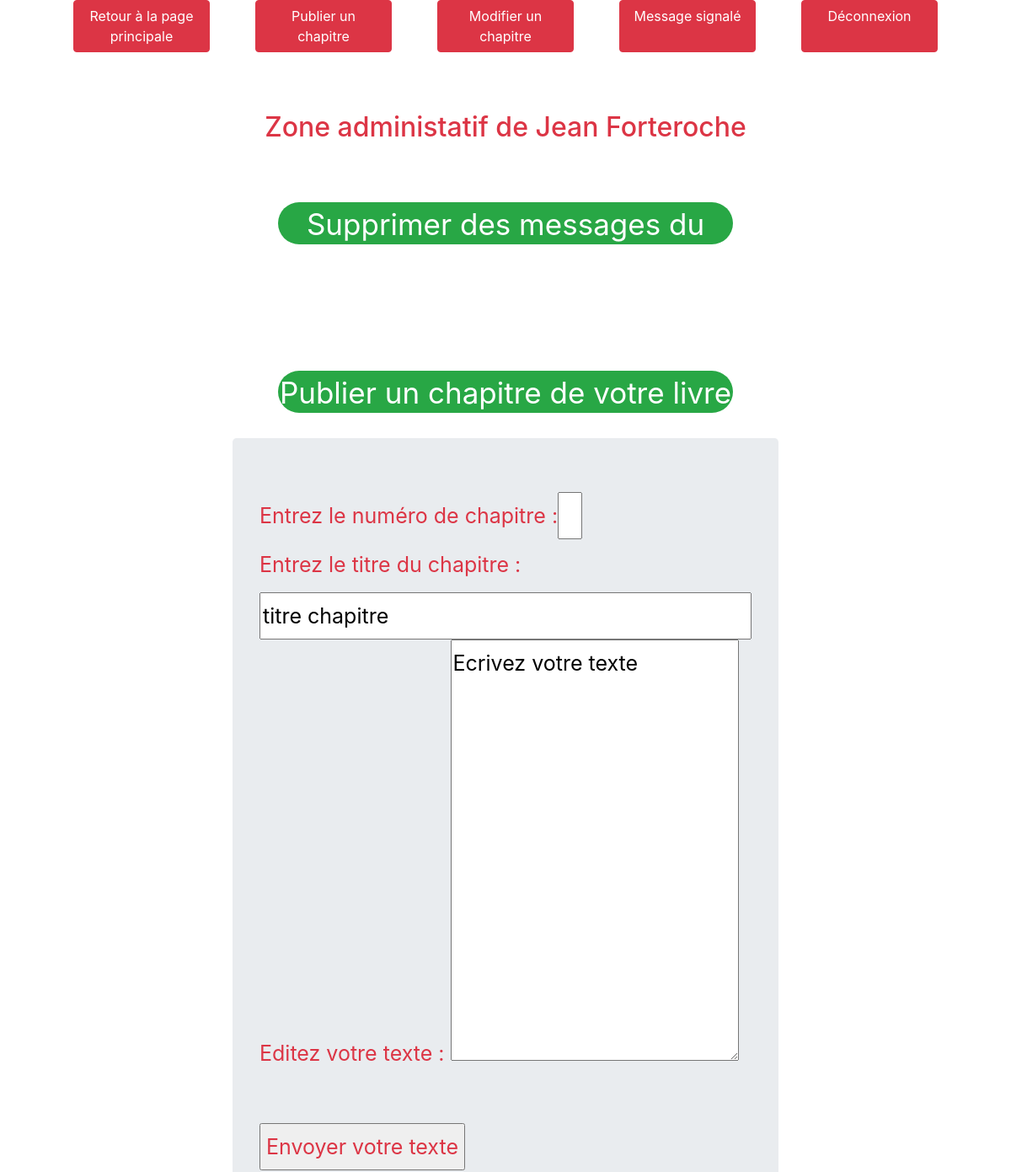
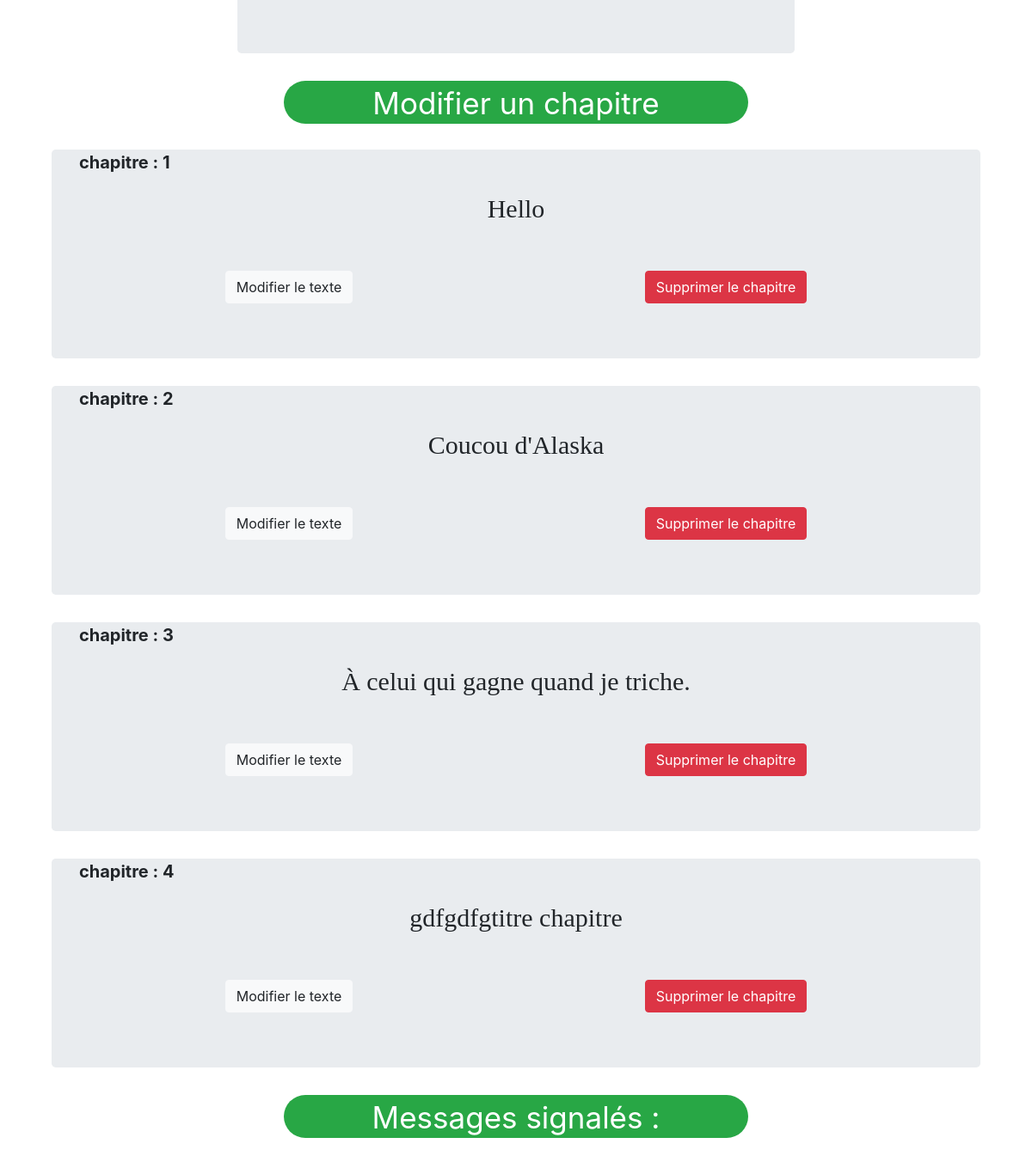
Screenshot of /admin/indexAdmin.php (signed in) with the database file from the repository (2 pictures, top to bottom).
### tables this page shows
CREATE TABLE `chapter` (
  `id` int(11) NOT NULL,
  `paragraph` text NOT NULL,
  `title` varchar(255) NOT NULL,
  `chapter_number` int(11) NOT NULL
);

### admin/view/ViewAdmin.php (called while the page is built, shortened)
<?php
class ViewAdmin
{
    public function adminPage($template, $param=null)
    {
        $content=$this->calculateContent($template, $param);
        require('view/mainAdmin.tpl.php');
        $pageAdmin = ob_get_clean();
        return $pageAdmin;
    }
    public function calculateContent($template, $param)
    {
        require($template);
        $content = ob_get_clean();
        return $content;
    }
}

### model/ChapterManager.php (called while the page is built, shortened)
<?php
class ChapterManager extends Manager
{
	public function getChapter()
	{
		$db = $this->dbConnect();
	    $req = $db->query('SELECT * FROM chapter ORDER BY chapter_number');
		$tabResult = array();
		while($data = $req->fetch()){
			$tabResult[] = new ChapterObject($data);
		}
		return $tabResult;
	}
}

### model/ObjectDb.php (called while the page is built, shortened)
<?php
class ObjectDb
{
    public function hydrate(array $data)
    {
		foreach($data as $key => $value)
        {
            if (preg_match("#[A-Za-z_]#", $key))
            {
                $method = 'set'.ucfirst($key);
            }
        }
    }
}

### model/ChapterObject.php (called while the page is built, shortened)
<?php
class ChapterObject extends ObjectDb
{
    private $_id,
            $_paragraph,
            $_title,
            $_chapter_number;
    public function getTitle()
    {
        return $this->_title;
    }
    public function getId()
    {
        return $this->_id;
    }
    public function getChapterNumber()
    {
        return $this->_chapter_number;
    }
    public function setTitle($title)
    {
        if(is_string($title))
        {
            $this->_title = $title;
        }
    }
    public function setId($id)
    {
        $id= (int) $id;
        if($id > 0)
        {
            $this->_id = $id;
        }
    }
    public function setChapter_number($chapter_number)
    {
        $chapter_number = (int) $chapter_number;
        if($chapter_number > 0 )
        {
            $this->_chapter_number = $chapter_number;
        }
    }
}

### admin/view/adminPage.php (the view, shortened to what this page needs)
<nav class="d-flex  justify-content-around " id="flex_nav">
    <a href="../index.php" class="link_admin btn btn-danger">Retour à la page principale</a>
    <a href="#publish" class="link_admin btn btn-danger">Publier un chapitre</a>
    <a href="#update" class="link_admin btn btn-danger">Modifier un chapitre</a>
    <a href="#message" class="link_admin btn btn-danger">Message signalé</a>
    <a href='indexAdmin.php?action=deconnexion' class="link_admin btn btn-danger">Déconnexion</a>
</nav>
<h2 id="margin_admin"class="text-danger text-center">Zone administatif de <?= $_SESSION['name'] ?></h2>
<p class="responsive_title_size title_admin_info btn-success text-center" ><a id="message_update" href="indexAdmin.php?action=updateMessageAdmin" >Supprimer des messages du forum</a></p>
<p id="publish"class=" responsive_title_size title_admin_info btn-success text-center">Publier un chapitre de votre livre</p>
<form action="indexAdmin.php?action=publishChapter" method = "post" class="reponsive_width jumbotron ">
        <label class="text-danger">Entrez le numéro de chapitre : </label><input class="width_case size_form_admin" type = "text" name = "chapter_number" ><br>
        <label class="text-danger">Entrez le titre du chapitre : </label><input class="size_form_admin_title" type="text" name="title" value ="titre chapitre">
        <label class="text-danger">Editez votre texte : </label>
        <textarea class="size_textarea_form"name = "text_paragraph" id="text_paragraph">Ecrivez votre texte</textarea><br><br>
        <input type="submit" value ="Envoyer votre texte" class="text-danger">
</form>
<p  id="update" class="responsive_title_size title_admin_info btn-success text-center">Modifier un chapitre </p>
<?php
foreach($chapters as $chapter)
    {?>
        <div id="div_update_chapter" class="jumbotron ">
            <p class="font-weight-bold lead"> chapitre : <?= $chapter->getChapterNumber()?></p>
            <p id="nb_chapter_modify" class="d-flex justify-content-center "><?= $chapter->getTitle()?></p>
            <div class="d-flex justify-content-around" id="button_update_delete">
                <a class="btn btn btn-light" href='indexAdmin.php?action=searchText&amp;id_page=<?= $chapter->getId()?>'>Modifier le texte</a>
                <a class="btn btn-danger" href='indexAdmin.php?action=deleteChapter&amp;id_page=<?= $chapter->getId()?>'>Supprimer le chapitre</a>
            </div>
        </div>
     <?php } ?>
<p id= "message"class=" responsive_title_size title_admin_info btn-success text-center">Messages signalés : </p>

### view/css/styles.css (style rules this page uses)
body { width: 90%; margin:auto; }
form { margin-top : 200px; width: 60%; margin:auto; }
#nb_chapter_modify { width:50%; margin:auto; font-size: 30px; font-family: cursive; }
#div_update_chapter { padding-top : 0px; }
#button_update_delete { margin-top: 50px; }
.title_admin_info { width : 50%; margin:auto; height : 50px; border-radius: 25px; margin-bottom: 30px; font-size : 35px; }
.size_form_admin { width : 5%; text-align: center; }
.size_form_admin_title { width : 100%; margin:auto; }
form { line-height: 50px; font-size : 25px; }
.size_textarea_form { height : 500px; }
.link_admin { width : 15%; }
#margin_admin { margin-top: 70px; margin-bottom:70px; }
#publish { margin-top : 150px; }
#message_update { color : white; }

### rows the page displays
chapter: chapter_number "1", title "Hello"
chapter: chapter_number "2", title "Coucou d'Alaska"
chapter: chapter_number "3", title "À celui qui gagne quand je triche."
chapter: chapter_number "4", title "gdfgdfgtitre chapitre"

### other values shown
$_SESSION['name'] "Jean Forteroche"
